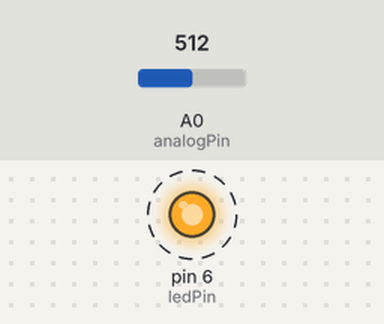
This sketch was run on a simulated Arduino Uno, built with avr-gcc and run on an emulated ATmega328P. Parts: output pins drawn as LEDs (lit = HIGH). Dashed ring = blinking. The test bench sets the inputs (shaded band); at power-on: A0 (analogPin) = 512. What the sketch prints to the serial monitor is not drawn.

Above: at 1.25 s.
1.3 s: A0 (analogPin) set to 110
4.3 s: A0 (analogPin) set to 95
At 5.4 s:
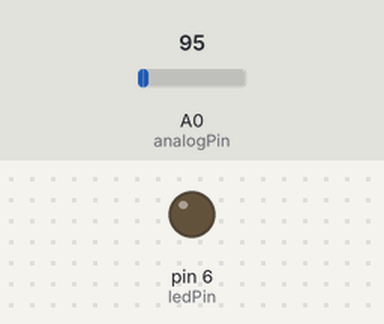
5.8 s: A0 (analogPin) set to 122
At 6.05 s:
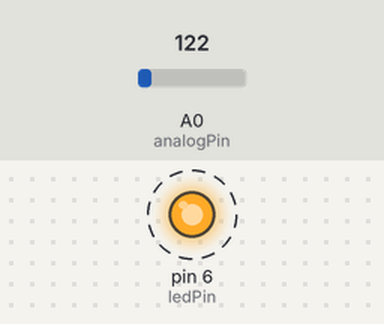
8.8 s: A0 (analogPin) set to 90
Timing chart, 0 to 11.3 s (numbered marks = the images above; inputs shaded):
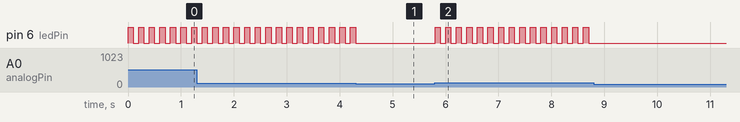

The sketch:

VariableResistor_blink.ino
```cpp
const int ledPin = 6;
const int analogPin = A0;

void setup() {
  Serial.begin(9600);
  pinMode(ledPin, OUTPUT);
  pinMode(analogPin, INPUT);
}

void loop() {
  while (analogRead(analogPin)>100)
  {
    blink();
    Serial.print(".");
  }
  Serial.println(analogRead(analogPin));
}

void blink() {
  digitalWrite(ledPin,HIGH);
  delay(100);
  digitalWrite(ledPin,LOW);
  delay(100);
}
```

Measured:
- the behaviour switches between 101 and 100 on A0 (analogPin) (found by bisection; images 0 and 1)
- after the input at 4.3 s, pin 6 (ledPin): goes on until 4.3 s, then stays LOW
- after the input at 5.8 s, pin 6 (ledPin): alternates HIGH for 0.10 s and LOW for 0.10 s, starting at once
- after the input at 8.8 s, pin 6 (ledPin): stops changing and stays LOW
- by itself, pin 6 (ledPin): alternates HIGH for 0.10 s and LOW for 0.10 s
